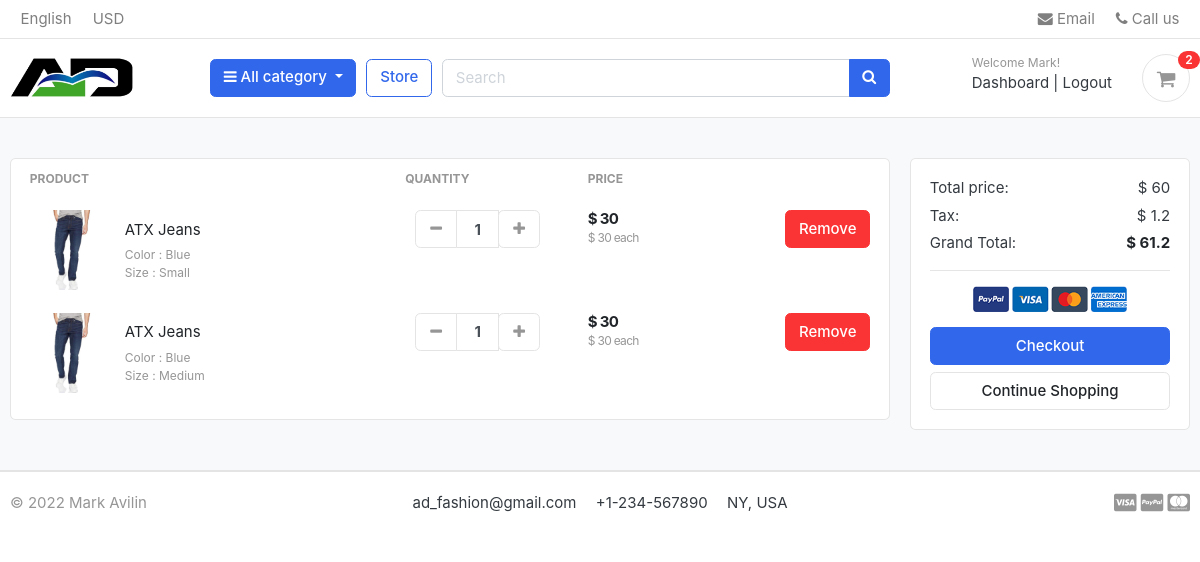
Screenshot of /cart/ (signed in) with the database file from the repository.
### accounts/models.py (models this page shows, shortened)
class Account(AbstractBaseUser):
    first_name      = models.CharField(max_length=50)
    last_name       = models.CharField(max_length=50)
    username        = models.CharField(max_length=50, unique=True)
    email           = models.EmailField(max_length=100, unique=True)
    phone_number    = models.CharField(max_length=50)
    date_joined     = models.DateTimeField(auto_now_add=True)
    last_login      = models.DateTimeField(auto_now_add=True)
    is_admin        = models.BooleanField(default=False)
    is_staff        = models.BooleanField(default=False)
    is_active        = models.BooleanField(default=False)
    is_superadmin        = models.BooleanField(default=False)
    USERNAME_FIELD = 'email'
    REQUIRED_FIELDS = ['username', 'first_name', 'last_name']
    objects = MyAccountManager()

### carts/models.py (models this page shows, shortened)
class CartItem(models.Model):
    user = models.ForeignKey(Account, on_delete=models.CASCADE, null=True)
    product = models.ForeignKey(Product, on_delete=models.CASCADE)
    variations = models.ManyToManyField(Variation, blank=True)
    cart    = models.ForeignKey(Cart, on_delete=models.CASCADE, null=True)
    quantity = models.IntegerField()
    is_active = models.BooleanField(default=True)
    def sub_total(self):
        return self.product.price * self.quantity

### store/models.py (models this page shows, shortened)
class Product(models.Model):
    product_name    = models.CharField(max_length=200, unique=True)
    slug            = models.SlugField(max_length=200, unique=True)
    description     = models.TextField(max_length=500, blank=True)
    price           = models.IntegerField()
    images          = models.ImageField(upload_to='photos/products')
    stock           = models.IntegerField()
    is_available    = models.BooleanField(default=True)
    category        = models.ForeignKey(Category, on_delete=models.CASCADE)
    created_date    = models.DateTimeField(auto_now_add=True)
    modified_date   = models.DateTimeField(auto_now=True)
    def get_url(self):
        return reverse('product_detail', args=[self.category.slug, self.slug])

class Variation(models.Model):
    product = models.ForeignKey(Product, on_delete=models.CASCADE)
    variation_category = models.CharField(max_length=100, choices=variation_category_choice)
    variation_value     = models.CharField(max_length=100)
    is_active           = models.BooleanField(default=True)
    created_date        = models.DateTimeField(auto_now=True)
    objects = VariationManager()

### carts/views.py (the view)
# urls.py: path('', views.cart, name='cart'),
def cart(request, total=0, quantity=0, cart_items=None):
    try:
        tax = 0
        grand_total = 0
        if request.user.is_authenticated:
            cart_items = CartItem.objects.filter(user=request.user, is_active=True)
        else:
            cart = Cart.objects.get(cart_id=_cart_id(request))
            cart_items = CartItem.objects.filter(cart=cart, is_active=True)
        for cart_item in cart_items:
            total += (cart_item.product.price * cart_item.quantity)
            quantity += cart_item.quantity
        tax = (2 * total)/100
        grand_total = total + tax
    except ObjectDoesNotExist:
        pass #just ignore
    context = {
        'total': total,
        'quantity': quantity,
        'cart_items': cart_items,
        'tax'       : tax,
        'grand_total': grand_total,
    }
    return render(request, 'store/cart.html', context)

### carts/context_processors.py (called while the page is built)
def counter(request):
    cart_count = 0
    if 'admin' in request.path:
        return {}
    else:
        try:
            cart = Cart.objects.filter(cart_id=_cart_id(request))
            if request.user.is_authenticated:
                cart_items = CartItem.objects.all().filter(user=request.user)
            else:
                cart_items = CartItem.objects.all().filter(cart=cart[:1])
            for cart_item in cart_items:
                cart_count += cart_item.quantity
        except Cart.DoesNotExist:
            cart_count = 0
    return dict(cart_count=cart_count)

### carts/views.py (called while the page is built)
def _cart_id(request):
    cart = request.session.session_key
    if not cart:
        cart = request.session.create()
    return cart

### category/context_processors.py (called while the page is built)
def menu_links(request):
    links = Category.objects.all()
    return dict(links=links)

### category/models.py (called while the page is built)
    def get_url(self):
            return reverse('products_by_category', args=[self.slug])

### templates/store/cart.html (shortened to what this page needs)
{% extends 'base.html' %}
{% load static %}
{% block content %}
<section class="section-content padding-y bg">
<div class="container">
{% if not cart_items %}
	<h2 class="text-center">Your Shopping Cart is Empty</h2>
	<br>
	<div class="text-center">
		<a href="{% url 'store' %}" class="btn btn-primary">Continue Shopping</a>
	</div>
{% else %}
<div class="row">
	<aside class="col-lg-9">
<div class="card">
<table class="table table-borderless table-shopping-cart">
<thead class="text-muted">
<tr class="small text-uppercase">
  <th scope="col">Product</th>
  <th scope="col" width="120">Quantity</th>
  <th scope="col" width="120">Price</th>
  <th scope="col" class="text-right" width="200"> </th>
</tr>
</thead>
<tbody>
{% for cart_item in cart_items %}
<tr>
	<td>
		<figure class="itemside align-items-center">
			<div class="aside"><img src="{{ cart_item.product.images.url }}" class="img-sm"></div>
			<figcaption class="info">
				<a href="{{ cart_item.product.get_url }}" class="title text-dark">{{ cart_item.product.product_name }}</a>
				<p class="text-muted small">
					{% if cart_item.variations.all %}
						{% for item in cart_item.variations.all %}
							{{ item.variation_category | capfirst }} : {{ item.variation_value | capfirst }} <br>
						{% endfor %}
					{% endif %}
				</p>
			</figcaption>
		</figure>
	</td>
	<td>
					<div class="col">
						<div class="input-group input-spinner">
							<div class="input-group-prepend">
							<a href="{% url 'remove_cart' cart_item.product.id cart_item.id %}" class="btn btn-light" type="button" id="button-plus"> <i class="fa fa-minus"></i> </a>
							</div>
							<input type="text" class="form-control"  value="{{ cart_item.quantity }}">
							<div class="input-group-append">
								<form action="{% url 'add_cart' cart_item.product.id %}" method="POST">
									<button class="btn btn-light" type="submit" id="button-minus"> <i class="fa fa-plus"></i> </button>
								</form>
							</div>
						</div>
					</div>
	</td>
	<td>
		<div class="price-wrap">
			<var class="price">$ {{ cart_item.sub_total }}</var>
			<small class="text-muted"> $ {{ cart_item.product.price }} each </small>
		</div>
	</td>
	<td class="text-right">
	<a href="{% url 'remove_cart_item' cart_item.product.id cart_item.id %}" onclick="return confirm('Are you sure you want to delete this item?')" class="btn btn-danger"> Remove</a>
	</td>
</tr>
{% endfor %}
</tbody>
</table>
</div>
	</aside>
	<aside class="col-lg-3">
		<div class="card">
		<div class="card-body">
			<dl class="dlist-align">
			  <dt>Total price:</dt>
			  <dd class="text-right">$ {{total}}</dd>
			</dl>
			<dl class="dlist-align">
			  <dt>Tax:</dt>
			  <dd class="text-right"> $ {{tax}}</dd>
			</dl>
			<dl class="dlist-align">
			  <dt>Grand Total:</dt>
			  <dd class="text-right text-dark b"><strong>$ {{grand_total}}</strong></dd>
			</dl>
			<hr>
			<p class="text-center mb-3">
				<img src="{% static './images/misc/payments.png' %}" height="26">
			</p>
			<a href="{% url 'checkout' %}" class="btn btn-primary btn-block"> Checkout </a>
			<a href="{% url 'store' %}" class="btn btn-light btn-block">Continue Shopping</a>
		</div>
		</div>
</aside>
</div>
{% endif %}
</div>
</section>
{% endblock %}

### templates/includes/navbar.html (shortened to what this page needs)
{% load static %}
<header class="section-header">
<nav class="navbar p-md-0 navbar-expand-sm navbar-light border-bottom">
<div class="container">
  <div class="collapse navbar-collapse" id="navbarTop4">
    <ul class="navbar-nav mr-auto">
      <li class="nav-item dropdown">
      <a href="#" class="nav-link">   English </a>
    </li>
    <li class="nav-item dropdown">
      <a href="#" class="nav-link"> USD </a>
    </li>
    </ul>
    <ul class="navbar-nav">
    <li><a href="#" class="nav-link"> <i class="fa fa-envelope"></i> Email </a></li>
    <li><a href="#" class="nav-link"> <i class="fa fa-phone"></i> Call us </a></li>
  </ul>
  </div>
</div>
</nav>
<section class="header-main border-bottom">
  <div class="container">
<div class="row align-items-center">
  <div class="col-lg-2 col-md-3 col-6">
    <a href="{% url 'home' %}" class="brand-wrap">
      <img class="logo" src="{% static './images/logo.png' %}" style="width:70%">
    </a>
  </div>
  <div class="col-lg col-sm col-md col-6 flex-grow-0">
    <div class="category-wrap dropdown d-inline-block float-right">
      <button type="button" class="btn btn-primary dropdown-toggle" data-toggle="dropdown">
        <i class="fa fa-bars"></i> All category
      </button>
    </div>
  </div>
  <a href="{% url 'store' %}" class="btn btn-outline-primary">Store</a>
  <div class="col-lg  col-md-6 col-sm-12 col">
    <form action="{% url 'search' %}" class="search" method='GET'>
      <div class="input-group w-100">
          <input type="text" class="form-control" style="width:60%;" placeholder="Search" name="keyword">
          <div class="input-group-append">
            <button class="btn btn-primary" type="submit">
              <i class="fa fa-search"></i>
            </button>
          </div>
        </div>
    </form>
  </div>
  <div class="col-lg-3 col-sm-6 col-8 order-2 order-lg-3">
        <div class="d-flex justify-content-end mb-3 mb-lg-0">
          {% if user.id is None %}
          <div class="widget-header">
            <small class="title text-muted">Welcome guest!</small>
            <div>
              <a href="{% url 'login' %}">Sign in</a> <span class="dark-transp"> | </span>
              <a href="{% url 'register' %}"> Register</a>
            </div>
          </div>
          {% else %}
          <div class="widget-header">
            <small class="title text-muted">Welcome {{user.first_name}}!</small>
            <div>
              <a href="{% url 'dashboard' %}">Dashboard</a> <span class="dark-transp"> | </span>
              <a href="{% url 'logout' %}"> Logout</a>
            </div>
          </div>
          {% endif %}
          <a href="{% url 'cart' %}" class="widget-header pl-3 ml-3">
            <div class="icon icon-sm rounded-circle border"><i class="fa fa-shopping-cart"></i></div>
            <span class="badge badge-pill badge-danger notify">{{cart_count}}</span>
          </a>
        </div>
      </div>
</div>
  </div>
</section>
</header>

### static/css/ui.css (style rules this page uses)
html { font-family: "Inter", sans-serif; font-size: 15px; }
.price-wrap { letter-spacing: -0.7px; }
.icon-xs, .icon-sm, .icon-md, .icon-lg { display: inline-block; text-align: center; flex-shrink: 0; flex-grow: 0; }
.icon-sm { width: 48px; height: 48px; line-height: 48px !important; font-size: 20px; }
.img-xs, .img-sm, .img-md, .img-lg { -o-object-fit: cover; object-fit: cover; flex-shrink: 0; flex-grow: 0; }
.img-sm { width: 80px; height: 80px; }
.padding-y { padding-top: 40px; padding-bottom: 40px; }
var { font-style: normal; }
figure { margin-bottom: 0; }
.bg { background-color: #f8f9fa; }
.b { font-weight: 600; }
p:last-child { margin-bottom: 0; }
.header-main { position: relative; padding-top: 1rem; padding-bottom: 1rem; }
.brand-wrap .logo, .navbar-brand .logo { margin-right: 7px; max-height: 42px; display: inline-block; }
.widget-header { display: inline-block; vertical-align: middle; position: relative; }
.widget-header a { color: #343a40; }
.widget-header i { color: #969696; }
.widget-header .title { display: block; }
.widget-header .notify { position: absolute; top: -3px; right: -10px; }
.btn-light { background-color: #fff; border-color: #e4e4e4; }
.btn-light i { color: #969696; }
.itemside { position: relative; display: flex; width: 100%; }
.itemside .aside { position: relative; flex-shrink: 0; }
.itemside .info { padding-left: 15px; padding-right: 7px; }
.itemside p { margin-bottom: 0; }
.itemside .title { display: block; margin-bottom: 5px; color: #212529; }
[class*=dlist-] { margin-bottom: 5px; }
[class*=dlist-] dd { margin-bottom: 0; }
.dlist-align { display: flex; }
.dlist-align dt { width: 150px; word-wrap: break-word; font-weight: normal; }
.dlist-align dd { flex-grow: 1; }
.notify { position: absolute; top: -4px; right: -10px; display: inline-block; padding: 0.25em 0.6em; font-size: 12px; line-height: 1; text-align: center; border-radius: 3rem; color: #fff; background-color: #fa3434; }
.price { font-weight: 600; color: #212529; }
.input-spinner { width: 125px; flex-wrap: nowrap; display: inline-flex; vertical-align: middle; }
.input-spinner input.form-control { text-align: center; max-width: 46px; font-weight: bold; flex-basis: 46px; border-color: #e4e4e4; flex-grow: 0; }
.input-spinner .btn { width: 42px; text-align: center; padding-left: 0.5rem; padding-right: 0.5rem; }
.table-shopping-cart.table td, .table-shopping-cart.table th { padding-left: 1.25rem; padding-right: 1.25rem; }
.table-shopping-cart .price-wrap { line-height: 1.2; }
.table-shopping-cart .price { font-weight: bold; margin-right: 5px; display: block; }

### rows the page displays
Account: first_name "Mark"
CartItem: product.images (picture), product.product_name "ATX Jeans", quantity "1", sub_total "30", product.price "30"
Variation: variation_category "Color", variation_value "Blue"
Variation: variation_category "Size", variation_value "Small"
CartItem: product.images (picture), product.product_name "ATX Jeans", quantity "1", sub_total "30", product.price "30"
Variation: variation_category "Size", variation_value "Medium"

### other values shown
{{ cart_count }} "2"
{{ total }} "60"
{{ tax }} "1.2"
{{ grand_total }} "61.2"
